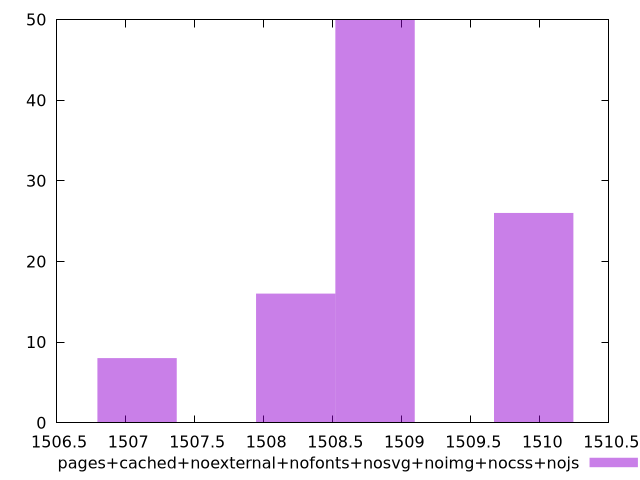

Write gnuplot code to recreate this figure.
$_pagesCachedNoexternalNofontsNosvgNoimgNocssNojs <<EOF
1509.955533543278 26
1508.231840011836 16
1508.8064045223168 50
1507.0827109908746 8
EOF
set key outside below
set terminal pngcairo
set output "report_00004_2020-11-02T20-21-41.718Z/metrics/pages+cached+noexternal+nofonts+nosvg+noimg+nocss+nojs//raw_hist.png"
set yrange [0:50]
set boxwidth 0.5745645104806995
set style fill transparent solid 0.5 noborder
plot $_pagesCachedNoexternalNofontsNosvgNoimgNocssNojs title "pages+cached+noexternal+nofonts+nosvg+noimg+nocss+nojs" with boxes ,
